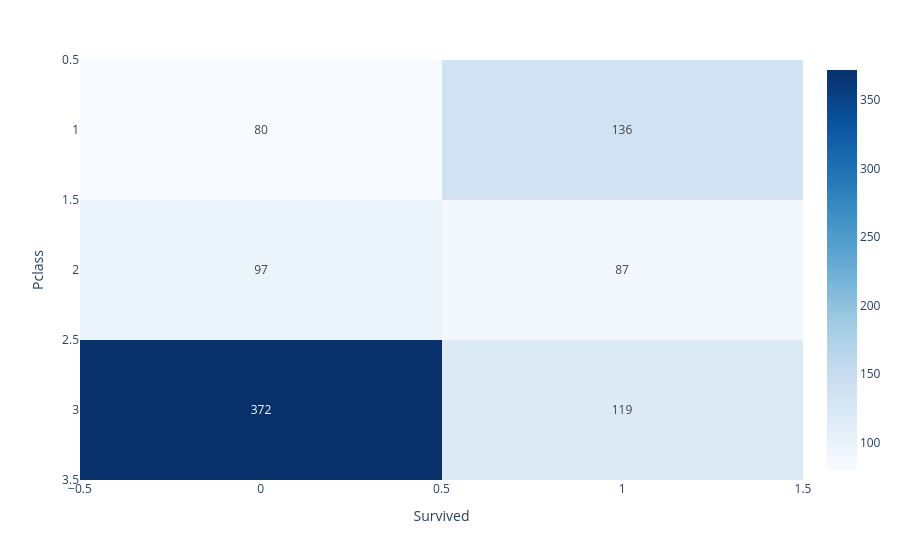

The notebook cell saved with this chart:
### Code cell
# the same table, coloured by size
px.imshow(ct, text_auto=True, color_continuous_scale="Blues", aspect="auto")

### Figure 1 — Plotly figure (JSON) as saved in the notebook; plotly's stock layout.template omitted (floating-point values rounded to 4 significant figures)
{"data": [{"coloraxis": "coloraxis", "hovertemplate": "Survived: %{x}<br>Pclass: %{y}<br>color: %{z}<extra></extra>", "name": "0", "texttemplate": "%{z}", "type": "heatmap", "x": [0, 1], "xaxis": "x", "y": [1, 2, 3], "yaxis": "y", "z": [[80, 136], [97, 87], [372, 119]]}], "layout": {"coloraxis": {"autocolorscale": false, "colorscale": [[0.0, "rgb(247,251,255)"], [0.125, "rgb(222,235,247)"], [0.25, "rgb(198,219,239)"], [0.375, "rgb(158,202,225)"], [0.5, "rgb(107,174,214)"], [0.625, "rgb(66,146,198)"], [0.75, "rgb(33,113,181)"], [0.875, "rgb(8,81,156)"], [1.0, "rgb(8,48,107)"]]}, "margin": {"t": 60}, "xaxis": {"anchor": "y", "domain": [0.0, 1.0], "title": {"text": "Survived"}}, "yaxis": {"anchor": "x", "autorange": "reversed", "domain": [0.0, 1.0], "title": {"text": "Pclass"}}}}
